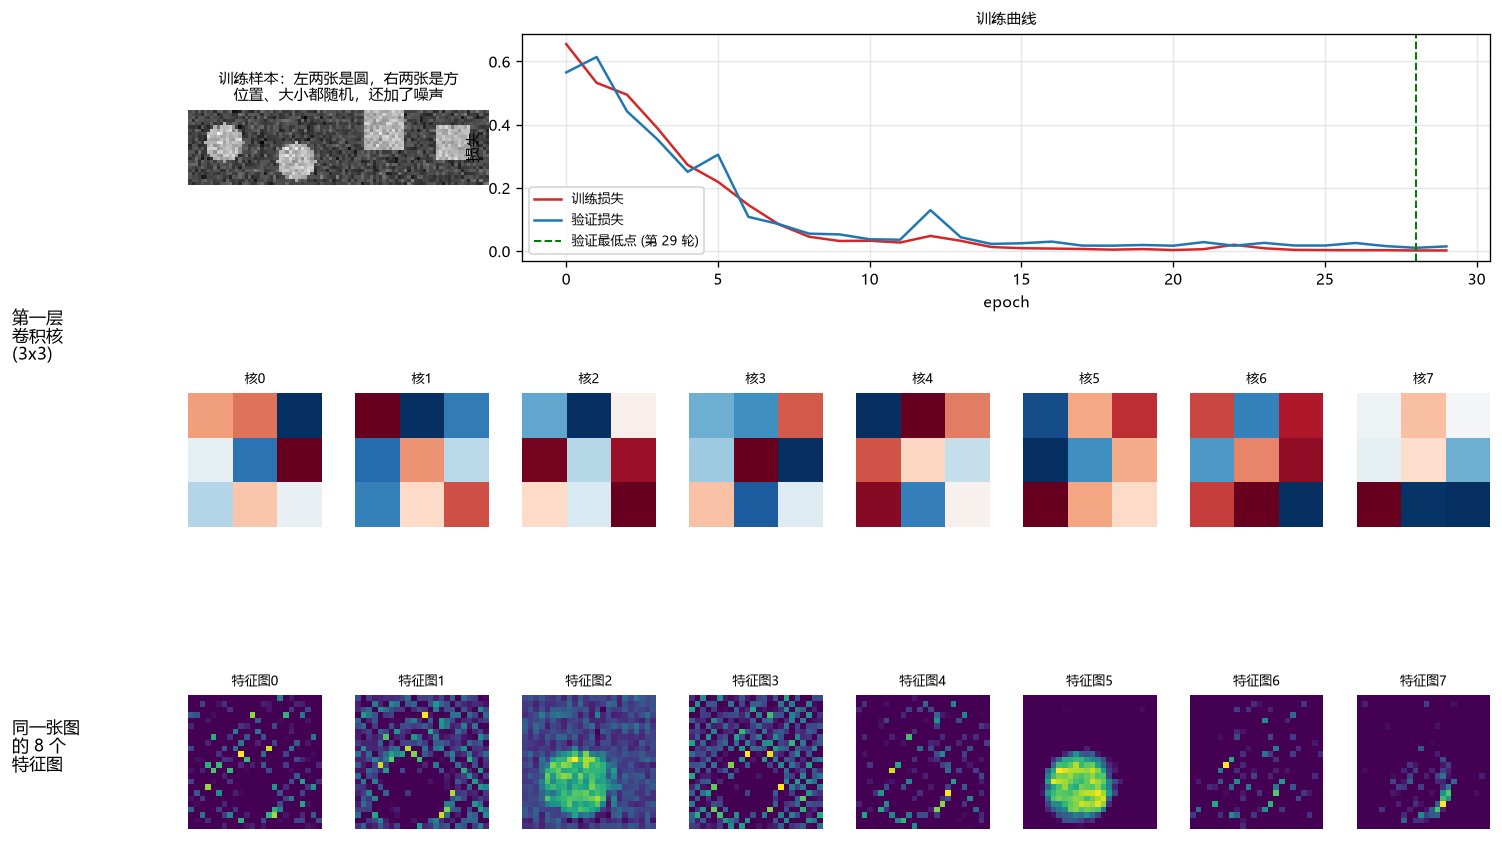

Source code (Python):
# -*- coding: utf-8 -*-
"""
day10：一个完整的 CNN

结构（经典 LeNet 风格）：

    输入 1x24x24
      ↓ Conv(1→8, 3x3) + ReLU      卷积：提取局部特征
      ↓ MaxPool(2)                 池化：降采样，24→12
      ↓ Conv(8→16, 3x3) + ReLU     再提取更高级的特征
      ↓ MaxPool(2)                 再降采样，12→6
      ↓ Flatten                    拉平成一维
      ↓ Linear(576→1) + Sigmoid    全连接：用特征做判断
    输出 概率

数据是自己生成的：**随机位置、随机大小的圆 vs 方**。
不用下载任何数据集，而且"位置随机"能顺便验证 CNN 的平移不变性。
"""
import numpy as np
import torch
import torch.nn as nn
from torch.utils.data import Dataset, DataLoader
import matplotlib.pyplot as plt

torch.manual_seed(0)
np.random.seed(0)

SIZE = 24          # 图片边长
N_TOTAL = 1200

# ============================================================
# 1. 生成数据：圆 vs 方，位置和大小都随机
# ============================================================
print("=" * 62)
print("生成数据")
print("=" * 62)


def make_shapes(n, size=SIZE, noise=0.18, seed=1):
    rng = np.random.RandomState(seed)
    X = np.zeros((n, 1, size, size), dtype=np.float32)
    y = np.zeros((n, 1), dtype=np.float32)
    yy, xx = np.mgrid[0:size, 0:size]

    for i in range(n):
        cy, cx = rng.randint(6, size - 6, 2)      # ★ 位置随机 → 考验平移不变性
        r = rng.randint(4, 7)                     # ★ 大小也随机
        if i % 2 == 0:                            # 圆
            mask = (yy - cy) ** 2 + (xx - cx) ** 2 <= r * r
        else:                                     # 方
            mask = (np.abs(yy - cy) <= r) & (np.abs(xx - cx) <= r)
        X[i, 0][mask] = 1.0
        y[i, 0] = i % 2

    X += rng.normal(0, noise, X.shape).astype(np.float32)   # 加噪声
    idx = rng.permutation(n)                                # 打乱（不然前半圆后半方）
    return X[idx], y[idx]


X, y = make_shapes(N_TOTAL)


def split(X, y, n_tr, n_va):
    a, b = n_tr, n_tr + n_va
    return (X[:a], y[:a]), (X[a:b], y[a:b]), (X[b:], y[b:])


(Xtr, ytr), (Xva, yva), (Xte, yte) = split(X, y, 600, 300)
print(f"  训练 {Xtr.shape}   验证 {Xva.shape}   测试 {Xte.shape}")
print(f"  每张图是 1 通道 {SIZE}x{SIZE}（圆和方的位置、大小都随机）")


class ShapeDataset(Dataset):
    def __init__(self, X, y):
        self.X = torch.tensor(X, dtype=torch.float32)
        self.y = torch.tensor(y, dtype=torch.float32)

    def __len__(self):
        return len(self.X)

    def __getitem__(self, i):
        return self.X[i], self.y[i]


# ============================================================
# 2. 完整 CNN
# ============================================================
class SmallCNN(nn.Module):
    def __init__(self):
        super().__init__()
        self.conv1 = nn.Conv2d(1, 8, kernel_size=3, padding=1)    # 24x24 -> 24x24
        self.conv2 = nn.Conv2d(8, 16, kernel_size=3, padding=1)   # 12x12 -> 12x12
        self.pool = nn.MaxPool2d(2)
        self.fc = nn.Linear(16 * 6 * 6, 1)

    def forward(self, x):
        x = self.pool(torch.relu(self.conv1(x)))    # 24 -> 12
        x = self.pool(torch.relu(self.conv2(x)))    # 12 -> 6
        x = x.flatten(1)                            # (N,16,6,6) -> (N,576)
        return torch.sigmoid(self.fc(x))


model = SmallCNN()

print()
print("=" * 62)
print("每层有多少参数（= 训练时要优化的数字）")
print("=" * 62)
total = 0
for name, p in model.named_parameters():
    n = p.numel()
    total += n
    shape = tuple(p.shape)
    print(f"  {name:12s} {str(shape):22s} {n:6d} 个")
print(f"  {'合计':12s} {'':22s} {total:6d} 个")
print("""
  注意：conv1 只有 8*(1*3*3)=72 个权重，却要扫描整张图 ——
  这就是【参数共享】。换成同样感受野的全连接层，参数量会大几个数量级。
""")

# ============================================================
# 3. 训练
# ============================================================
EPOCHS = 30
BATCH = 32
LR = 1e-2


def evaluate(model, X, y):
    model.eval()
    with torch.no_grad():
        p = model(torch.tensor(X, dtype=torch.float32))
        t = torch.tensor(y, dtype=torch.float32)
        loss = nn.functional.binary_cross_entropy(p, t).item()
        acc = ((p > 0.5).float() == t).float().mean().item()
    return loss, acc


loader = DataLoader(ShapeDataset(Xtr, ytr), batch_size=BATCH, shuffle=True)
loss_fn = nn.BCELoss()
opt = torch.optim.Adam(model.parameters(), lr=LR)

hist = {"train": [], "val": [], "val_acc": []}
best_val, best_epoch, best_state = float("inf"), 0, None

print("=" * 62)
print(f"训练（Adam, lr={LR}, batch={BATCH}, {EPOCHS} epoch）")
print("=" * 62)

for epoch in range(1, EPOCHS + 1):
    model.train()
    ep_loss = 0.0
    for xb, yb in loader:
        loss = loss_fn(model(xb), yb)
        opt.zero_grad()
        loss.backward()
        opt.step()
        ep_loss += loss.item() * len(xb)
    ep_loss /= len(Xtr)

    val_loss, val_acc = evaluate(model, Xva, yva)
    hist["train"].append(ep_loss)
    hist["val"].append(val_loss)
    hist["val_acc"].append(val_acc)

    if val_loss < best_val:
        import copy
        best_val, best_epoch = val_loss, epoch
        best_state = copy.deepcopy(model.state_dict())

    if epoch % 5 == 0 or epoch == 1:
        tr_acc = evaluate(model, Xtr, ytr)[1]
        print(f"  epoch {epoch:3d}   训练损失 {ep_loss:.4f}   验证损失 {val_loss:.4f}"
              f"   训练准确率 {tr_acc:.3f}   验证准确率 {val_acc:.3f}")

model.load_state_dict(best_state)

print()
print("=" * 62)
print("最终成绩")
print("=" * 62)
print(f"  验证损失最低点：第 {best_epoch} 轮")
for tag, (Xs, ys) in [("训练集", (Xtr, ytr)), ("验证集", (Xva, yva)), ("测试集", (Xte, yte))]:
    _, a = evaluate(model, Xs, ys)
    print(f"  {tag}准确率：{a:.3f}")
print("""
  ★ 训练集和测试集准确率接近 → 没有明显过拟合
    而且数据是随机位置的，能分对说明 CNN 学到了
    『形状』而不是『位置』—— 这就是平移不变性。
""")

# ============================================================
# 4. 看看它到底学到了什么
# ============================================================
print("=" * 62)
print("第一层学到的 8 个卷积核")
print("=" * 62)
kernels = model.conv1.weight.data.numpy()      # (8, 1, 3, 3)
for i in range(8):
    k = kernels[i, 0]
    print(f"  核 {i}: " + "  ".join(f"{v:+.2f}" for v in k.ravel()))

print("""
  ★ 这些数字就是 day9 里你手写的那种卷积核 ——
    只不过 Sobel 是【人设计】的，这 8 个是【梯度下降学出来】的。
    它们检测什么，人看不懂，但网络自己知道有用。
""")

# ============================================================
# 5. 画图
# ============================================================
plt.rcParams.update({
    "font.size": 9,
    "font.sans-serif": ["Microsoft YaHei", "SimHei", "Noto Sans CJK SC",
                        "WenQuanYi Zen Hei", "DejaVu Sans"],
    "axes.unicode_minus": False,
})

fig = plt.figure(figsize=(14, 9))
gs = fig.add_gridspec(3, 8, height_ratios=[1.1, 1, 1], hspace=0.45, wspace=0.25)

# --- 第一行左：样本图 ---
ax = fig.add_subplot(gs[0, 0:2])
# 数据已经打乱过，所以按标签挑，保证左边两张是圆、右边两张是方
idx_circle = np.where(ytr.ravel() == 0)[0][:2]
idx_square = np.where(ytr.ravel() == 1)[0][:2]
strip = np.concatenate([Xtr[i, 0] for i in list(idx_circle) + list(idx_square)], axis=1)
ax.imshow(strip, cmap="gray")
ax.set_title("训练样本：左两张是圆，右两张是方\n位置、大小都随机，还加了噪声", fontsize=9)
ax.axis("off")

# --- 第一行右：损失曲线 ---
ax = fig.add_subplot(gs[0, 2:8])
ax.plot(hist["train"], label="训练损失", color="tab:red")
ax.plot(hist["val"], label="验证损失", color="tab:blue")
ax.axvline(best_epoch - 1, color="green", linestyle="--", linewidth=1.2,
           label=f"验证最低点 (第 {best_epoch} 轮)")
ax.set_xlabel("epoch")
ax.set_ylabel("损失")
ax.set_title("训练曲线", fontsize=9)
ax.grid(alpha=0.3)
ax.legend(fontsize=8)

# --- 第二行：8 个卷积核 ---
for i in range(8):
    ax = fig.add_subplot(gs[1, i])
    ax.imshow(kernels[i, 0], cmap="RdBu_r")
    ax.set_title(f"核{i}", fontsize=8)
    ax.axis("off")
fig.text(0.02, 0.60, "第一层\n卷积核\n(3x3)", fontsize=10, va="center")

# --- 第三行：一张图经过第一层后的 8 个特征图 ---
model.eval()
with torch.no_grad():
    fmap = torch.relu(model.conv1(torch.tensor(Xtr[1:2], dtype=torch.float32)))[0].numpy()
for i in range(8):
    ax = fig.add_subplot(gs[2, i])
    ax.imshow(fmap[i], cmap="viridis")
    ax.set_title(f"特征图{i}", fontsize=8)
    ax.axis("off")
fig.text(0.02, 0.22, "同一张图\n的 8 个\n特征图", fontsize=10, va="center")

plt.savefig("day10_cnn.png", dpi=120, bbox_inches="tight")
print("图片已保存：day10_cnn.png")

print("""
============================================================
一张图看懂完整 CNN 的数据流
------------------------------------------------------------
  原图 (1x24x24)
    ↓ 8 个 3x3 卷积核           ← 参数 72 个（学出来的）
  8 个特征图 (8x24x24)          ← 每个核"看到"一种局部模式
    ↓ ReLU + MaxPool(2)
  8x12x12
    ↓ 16 个 3x3x8 卷积核        ← 参数 1152 个
  16x12x12
    ↓ ReLU + MaxPool(2)
  16x6x6
    ↓ Flatten
  576 维向量
    ↓ Linear(576→1)             ← 参数 577 个
  1 个概率

  【卷积层】负责提取特征，【全连接层】负责用特征判断。
  所有数字都是训练出来的 —— 包括那 8 个"看不懂"的卷积核。
============================================================
""")
